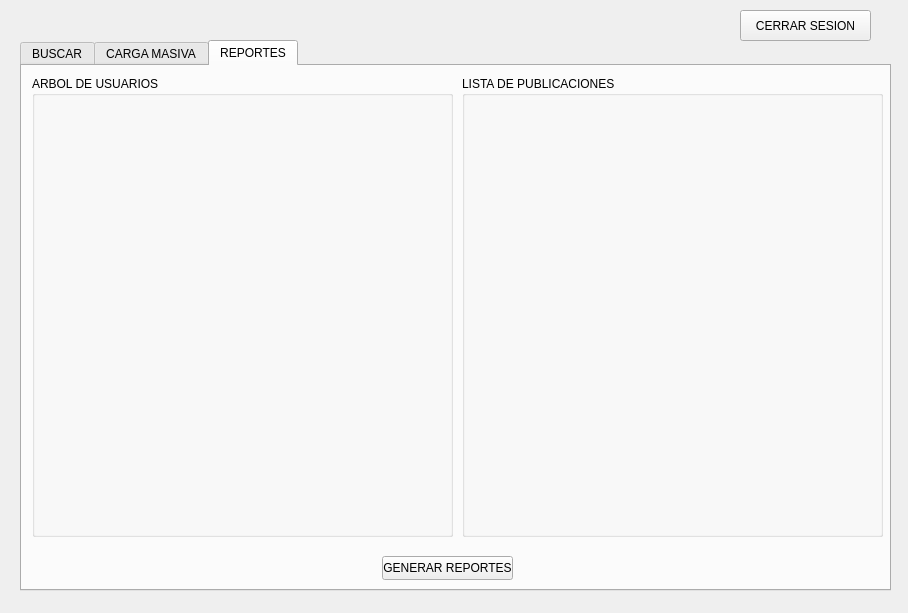
<?xml version="1.0" encoding="UTF-8"?>
<ui version="4.0">
 <class>vAdmin</class>
 <widget class="QDialog" name="vAdmin">
  <property name="geometry">
   <rect>
    <x>0</x>
    <y>0</y>
    <width>908</width>
    <height>613</height>
   </rect>
  </property>
  <property name="windowTitle">
   <string>Dialog</string>
  </property>
  <widget class="QTabWidget" name="tabWidget">
   <property name="geometry">
    <rect>
     <x>20</x>
     <y>40</y>
     <width>871</width>
     <height>551</height>
    </rect>
   </property>
   <property name="currentIndex">
    <number>2</number>
   </property>
   <widget class="QWidget" name="tab_3">
    <attribute name="title">
     <string>BUSCAR</string>
    </attribute>
    <widget class="QLineEdit" name="lineEdit_4">
     <property name="geometry">
      <rect>
       <x>30</x>
       <y>60</y>
       <width>221</width>
       <height>24</height>
      </rect>
     </property>
    </widget>
    <widget class="QPushButton" name="pushButton_5">
     <property name="geometry">
      <rect>
       <x>270</x>
       <y>60</y>
       <width>80</width>
       <height>24</height>
      </rect>
     </property>
     <property name="text">
      <string>Buscar</string>
     </property>
    </widget>
    <widget class="QComboBox" name="comboBox">
     <property name="geometry">
      <rect>
       <x>480</x>
       <y>60</y>
       <width>101</width>
       <height>24</height>
      </rect>
     </property>
     <item>
      <property name="text">
       <string>PreOrden</string>
      </property>
     </item>
     <item>
      <property name="text">
       <string>PostOrden</string>
      </property>
     </item>
     <item>
      <property name="text">
       <string>InOrden</string>
      </property>
     </item>
    </widget>
    <widget class="QPushButton" name="pushButton_6">
     <property name="geometry">
      <rect>
       <x>620</x>
       <y>60</y>
       <width>80</width>
       <height>24</height>
      </rect>
     </property>
     <property name="text">
      <string>Aplicar</string>
     </property>
    </widget>
    <widget class="QTableWidget" name="tableWidget">
     <property name="geometry">
      <rect>
       <x>30</x>
       <y>110</y>
       <width>811</width>
       <height>391</height>
      </rect>
     </property>
     <column>
      <property name="text">
       <string>Nombre</string>
      </property>
     </column>
     <column>
      <property name="text">
       <string>Apellidos</string>
      </property>
     </column>
     <column>
      <property name="text">
       <string>Correo</string>
      </property>
     </column>
     <column>
      <property name="text">
       <string>Fecha de Nacimiento</string>
      </property>
     </column>
     <column>
      <property name="text">
       <string>New Column</string>
      </property>
     </column>
     <column>
      <property name="text">
       <string>Eliminar</string>
      </property>
     </column>
    </widget>
   </widget>
   <widget class="QWidget" name="tab">
    <attribute name="title">
     <string>CARGA MASIVA</string>
    </attribute>
    <widget class="QGroupBox" name="groupBox">
     <property name="geometry">
      <rect>
       <x>30</x>
       <y>20</y>
       <width>261</width>
       <height>401</height>
      </rect>
     </property>
     <property name="title">
      <string>Usuarios</string>
     </property>
     <widget class="QPushButton" name="pushButton">
      <property name="geometry">
       <rect>
        <x>60</x>
        <y>180</y>
        <width>121</width>
        <height>24</height>
       </rect>
      </property>
      <property name="text">
       <string>Cargar Usuarios</string>
      </property>
     </widget>
     <widget class="QLineEdit" name="lineEdit">
      <property name="geometry">
       <rect>
        <x>20</x>
        <y>220</y>
        <width>211</width>
        <height>24</height>
       </rect>
      </property>
     </widget>
    </widget>
    <widget class="QGroupBox" name="groupBox_2">
     <property name="geometry">
      <rect>
       <x>310</x>
       <y>20</y>
       <width>271</width>
       <height>401</height>
      </rect>
     </property>
     <property name="title">
      <string>Solicitudes</string>
     </property>
     <widget class="QPushButton" name="pushButton_2">
      <property name="geometry">
       <rect>
        <x>68</x>
        <y>180</y>
        <width>131</width>
        <height>24</height>
       </rect>
      </property>
      <property name="text">
       <string>Cargar Solicitudes</string>
      </property>
     </widget>
     <widget class="QLineEdit" name="lineEdit_2">
      <property name="geometry">
       <rect>
        <x>30</x>
        <y>220</y>
        <width>221</width>
        <height>24</height>
       </rect>
      </property>
     </widget>
    </widget>
    <widget class="QGroupBox" name="groupBox_3">
     <property name="geometry">
      <rect>
       <x>600</x>
       <y>20</y>
       <width>251</width>
       <height>401</height>
      </rect>
     </property>
     <property name="title">
      <string>Publicaciones</string>
     </property>
     <widget class="QPushButton" name="pushButton_3">
      <property name="geometry">
       <rect>
        <x>60</x>
        <y>180</y>
        <width>131</width>
        <height>24</height>
       </rect>
      </property>
      <property name="text">
       <string>Cargar Publicaciones</string>
      </property>
     </widget>
     <widget class="QLineEdit" name="lineEdit_3">
      <property name="geometry">
       <rect>
        <x>20</x>
        <y>220</y>
        <width>211</width>
        <height>24</height>
       </rect>
      </property>
     </widget>
    </widget>
   </widget>
   <widget class="QWidget" name="tab_2">
    <attribute name="title">
     <string>REPORTES</string>
    </attribute>
    <widget class="QGroupBox" name="groupBox_4">
     <property name="geometry">
      <rect>
       <x>10</x>
       <y>10</y>
       <width>421</width>
       <height>461</height>
      </rect>
     </property>
     <property name="title">
      <string>ARBOL DE USUARIOS</string>
     </property>
    </widget>
    <widget class="QGroupBox" name="groupBox_5">
     <property name="geometry">
      <rect>
       <x>440</x>
       <y>10</y>
       <width>421</width>
       <height>461</height>
      </rect>
     </property>
     <property name="title">
      <string>LISTA DE PUBLICACIONES</string>
     </property>
    </widget>
    <widget class="QPushButton" name="pushButton_7">
     <property name="geometry">
      <rect>
       <x>360</x>
       <y>490</y>
       <width>131</width>
       <height>24</height>
      </rect>
     </property>
     <property name="text">
      <string>GENERAR REPORTES</string>
     </property>
    </widget>
   </widget>
  </widget>
  <widget class="QPushButton" name="pushButton_4">
   <property name="geometry">
    <rect>
     <x>740</x>
     <y>10</y>
     <width>131</width>
     <height>31</height>
    </rect>
   </property>
   <property name="text">
    <string>CERRAR SESION</string>
   </property>
  </widget>
 </widget>
 <resources/>
 <connections/>
</ui>
